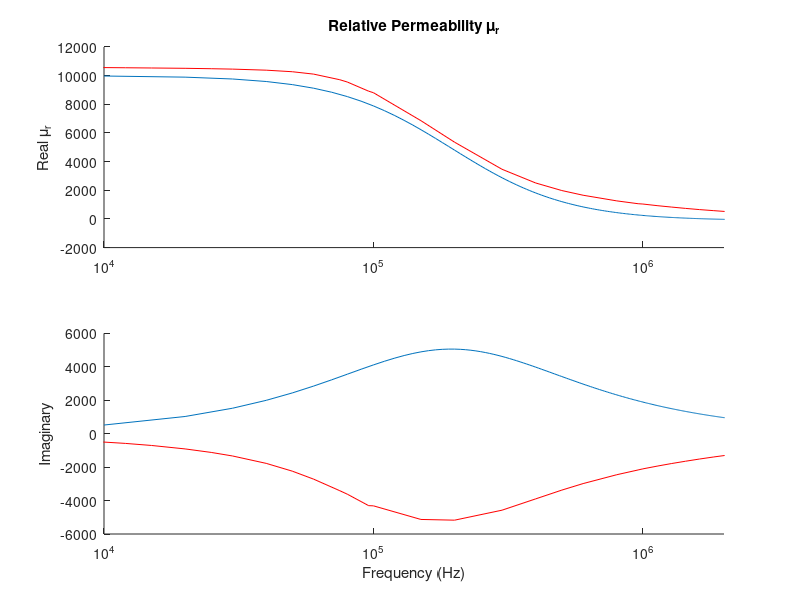
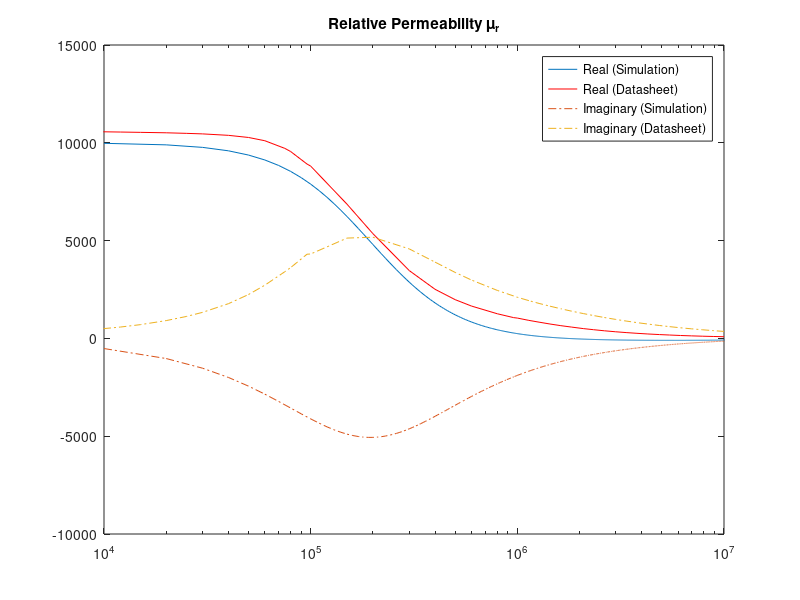
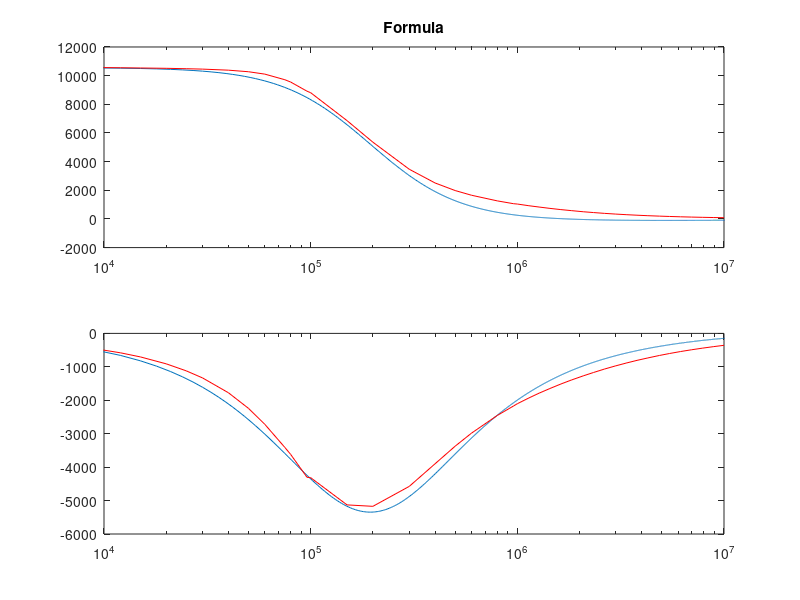
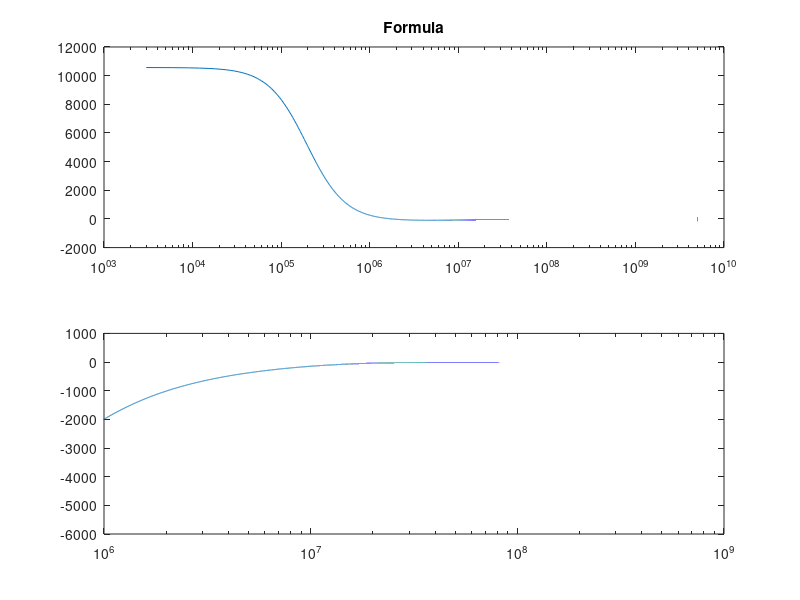

Here is the MATLAB script that generated these plots, in order:
clc;clear all;

fi=fopen('Permeability.txt');
l=fgetl(fi);
in=1;
while ischar(l)
%for kj=1:81
    %%disp(l);
    text{in}=l;
    data{in}=sscanf(text{in},'%f (%f,%f)');
    f(in)=(data{in}(1));
    eps(in)=data{in}(2)+1i*data{in}(3);
    
    l=fgetl(fi);
    in=in+1;
end

epsr=0.9999;
a0=1e-2;%0.1mm
c0=2.99792458e8;%Speed of Light (m/s)
f0=c0/a0;%3000GHz
t0=1/f0;%0.33e-12 (s)
mu0=4*pi*(1e-7);% (H/m)
eps0=8.854187817e-12;% (F/m)
I0=1;
E0=I0/(a0*eps0*c0);
D0=I0/(a0*c0);
B0=I0/(a0*eps0*c0*c0);
H0=I0/(a0);
sigmaD0=(epsr*eps0*c0)/a0;
J0=I0/(a0*a0);
u0=(I0*I0)/(eps0*c0*c0*a0*a0);
S0=(I0*I0)/(eps0*c0*a0*a0);
Sc0=1/(c0);
sig0=-20;


figure;
fdata=[1000,2000,3000,4000,8000,10000,12000,15000,20000,25000,30000,40000,50000,60000,75000,80000,96000,100000,150000,200000,300000,400000,500000,600000,800000,960000,1000000,1137137,1274275,1438450,1623777,1832981,2084351,2335721,2636651,2976351,3359818,3792690,4281332,4868464,5455595,6158482,6951928,7847600,8923800,10000000];
muredata=[10645.6132900000,10615.7137400000,10600.4558900000,10588.2058700000,10566.9610700000,10562.5965000000,10550.3503700000,10534.2909700000,10511.8581200000,10483.3333400000,10455.5688100000,10381.6845200000,10272.9184600000,10106.1882500000,9714.59266900000,9554.00022600000,8914.62151900000,8809.17242500000,6859.02588800000,5356.50053100000,3466.60912500000,2509.42420600000,1981.99317800000,1653.79743600000,1259.89804500000,1061.94435800000,1039.71574800000,921.731119300000,830.272918200000,736.042665000000,651.396975700000,577.613199300000,501.648967800000,445.436779500000,389.427157200000,340.949677100000,297.778927600000,260.157345700000,226.241196700000,196.013417100000,172.718377000000,149.043074900000,129.745046100000,112.942358600000,97.9382173800000,86.5638240400000];
muimdata=[253.852268500000,226.074739600000,240.928212700000,269.680112600000,420.349094000000,501.445173000000,580.251521400000,703.380303600000,910.425579500000,1120.16008100000,1332.71255700000,1775.31979800000,2241.36105700000,2719.66949700000,3410.37939800000,3618.92417300000,4304.31495800000,4315.37839400000,5129.34009300000,5172.35110400000,4575.54022900000,3898.79388100000,3374.31137400000,2983.65236200000,2453.70814500000,2168.65609600000,2103.25394200000,1931.01903200000,1787.88868700000,1647.75656600000,1514.22011300000,1390.88856500000,1270.26340100000,1169.77709400000,1067.60990700000,974.786626800000,888.046742400000,806.937314600000,733.896914500000,660.333778100000,601.248498000000,543.010068900000,490.624234300000,442.324718400000,394.992484200000,356.844963000000];

subplot(2,1,1);hold on;
semilogx(f/(a0/(1e-2)),real(eps));
semilogx(fdata,muredata,'r');xlim([1e4 .2e7]);
title('Relative Permeability \mu_r')
ylabel('Real \mu_r')

subplot(2,1,2);hold on;
semilogx(f/(a0/(1e-2)),imag(eps));
semilogx(fdata,-muimdata,'r');xlim([1e4 .2e7]);

xlabel('Frequency (Hz)')
ylabel('Imaginary')

figure;
semilogx(f/(a0/(1e-2)),real(eps));
hold on;
semilogx(fdata,muredata,'r');
xlim([1e4 1e7]);
title('Relative Permeability \mu_r')
semilogx(f/(a0/(1e-2)),-imag(eps),'-.');
semilogx(fdata,muimdata,'-.');
legend('Real (Simulation)','Real (Datasheet)','Imaginary (Simulation)','Imaginary (Datasheet)');
% muinf=1;gamma=.01/(8*4*pi*pi*pi*pi*pi);fn=0.01/(4*pi*pi);
% f=0:1e-7:(1/3);
% fi=f*(4*pi*pi);
% sigma=-100*(4*pi*pi);
% kwi=(fn.*fn-fi.*fi-1i.*gamma.*fi);
% b0=1.0;
% kwi2=(fi.*fi.*b0.*b0)./kwi;
% mur=muinf+(sigma.*fn.*fn)./(kwi-kwi2);
b0=0;
fn=(5.8)*(1e-5);
sigma=1.0562e4;
muinf=1;gamma=-(.33e-2)/(2*pi);
f=0:1e-7:(1/3);
fi=f;
kwi=(fn.*fn-fi.*fi-1i.*gamma.*fi);
kwi2=(fi.*fi.*b0.*b0)./kwi;
mur=(sigma.*fn.*fn.*kwi)./(kwi.*kwi-fi.*fi.*b0.*b0);

figure;
subplot(2,1,1);semilogx(f*f0,real(mur));title('Formula');
hold on;semilogx(fdata,muredata,'r');
xlim([1e4 1e7]);
subplot(2,1,2);semilogx(f*f0,imag(mur));xlim([10e5 1e9]);
hold on;semilogx(fdata,-muimdata,'r');
xlim([1e4 1e7]);

f=1e3:1e3:1e9;
nomf=((f)./(0.2e6));
cf=(1+nomf.*nomf);
mur2=mu0+((10000*mu0)./cf)-(1i.*nomf.*(10000*mu0))./cf;


% figure;
% subplot(2,1,1);hold on;
% f=0:1e-7:(1/30);
% loglog(f*f0,real(mur));title('Formula');xlim([1e3 100e5]);
% f=1e3:1e3:1e9;
% loglog(f,real(mur2)/mu0,'r');title('Literature');xlim([1e3 100e5]);
% subplot(2,1,2);hold on;
% f=0:1e-7:(1/30);
% loglog(f*f0,imag(mur));xlim([1e3 100e5]);
% f=1e3:1e3:1e9;
% loglog(f,imag(mur2)/mu0,'r');xlim([1e3 100e5]);

b0=0;
fn=(5.8)*(1e-5);
sigma=1.0562e4;
muinf=1;gamma=-(.33e-2)/(2*pi);
f=0:1e-7:(1/3);
fi=f;
kwi=(fn.*fn-fi.*fi-1i.*gamma.*fi);
kwi2=(fi.*fi.*b0.*b0)./kwi;
mur=(sigma.*fn.*fn.*kwi)./(kwi.*kwi-fi.*fi.*b0.*b0);


alpha=0;
fn=0.1666;
sigma=1;%1.0562e4;
muinf=1;gamma=(.33e-2)/(2*pi);
f=0:1e-7:(1/3);
fi=f;
kwi=(fn-1i.*fi.*alpha);
kwi2=fi+1i*gamma;
mur=mur+(sigma.*kwi)./(kwi.*kwi-kwi2.*kwi2);

figure;
subplot(2,1,1);semilogx(f*f0,real(mur));title('Formula');
%hold on;semilogx(fdata,muredata,'r');
%xlim([1e4 1e7]);
subplot(2,1,2);semilogx(f*f0,imag(mur));xlim([10e5 1e9]);
%hold on;semilogx(fdata,-muimdata,'r');
%xlim([1e4 1e7]);
